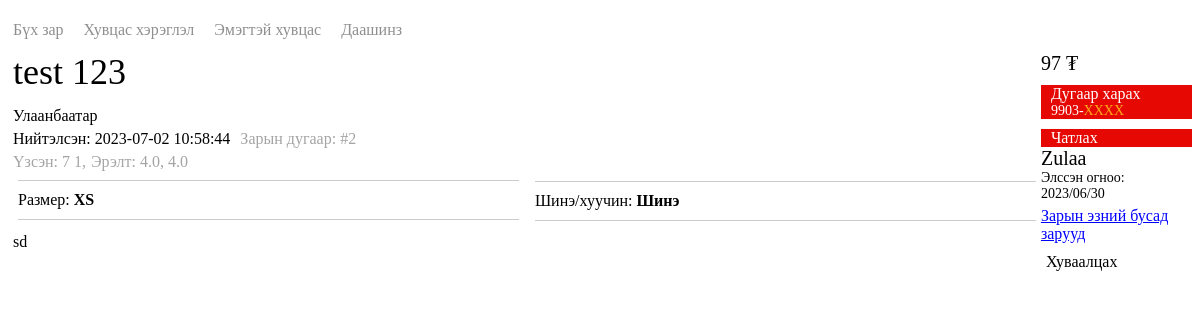
The page /detail.php?id=1 on the database as committed earlier.
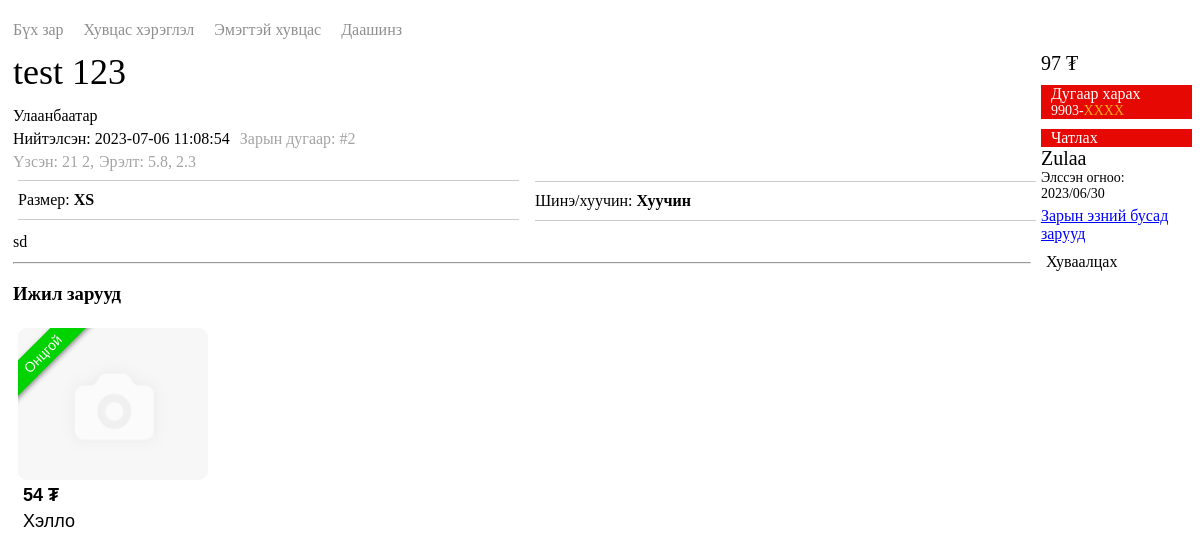
The same page on the database as committed later.
### tables this page shows
CREATE TABLE IF NOT EXISTS `item` (
  `id` int(10) UNSIGNED NOT NULL AUTO_INCREMENT,
  `title` varchar(200) NOT NULL,
  `quality` tinyint(4) DEFAULT NULL COMMENT '0-шинэ, 1-хуучин',
  `address` varchar(200) NOT NULL,
  `price` decimal(22,2) UNSIGNED NOT NULL,
  `youtube` varchar(2048) NOT NULL,
  `video` varchar(200) NOT NULL,
  `extras` text NOT NULL,
  `description` text NOT NULL,
  `city` varchar(200) NOT NULL,
  `name` varchar(128) NOT NULL,
  `phone` varchar(12) NOT NULL,
  `email` varchar(128) NOT NULL,
  `userID` int(10) NOT NULL COMMENT 'user id',
  `category` varchar(200) NOT NULL COMMENT 'ex: c1_12 (category1, row id=12)',
  `item_viewer` int(10) UNSIGNED DEFAULT NULL,
  `phone_viewer` int(10) UNSIGNED DEFAULT NULL,
  `datetime` datetime DEFAULT NULL,
  `expire_days` int(10) NOT NULL,
  `status` tinyint(3) NOT NULL DEFAULT '0' COMMENT '0-regular, 1-special, 2-vip',
  `isactive` tinyint(4) NOT NULL COMMENT '0-inactive, 1-review, 2-archive, 3-dismiss, 4-active',
  `boost` datetime DEFAULT NULL COMMENT 'Facebook boost expire datetime',
  PRIMARY KEY (`id`)
);

CREATE TABLE IF NOT EXISTS `user` (
  `id` int(10) UNSIGNED NOT NULL AUTO_INCREMENT,
  `uid` varchar(255) NOT NULL,
  `name` varchar(128) DEFAULT NULL,
  `image` varchar(200) DEFAULT NULL,
  `email` varchar(128) DEFAULT NULL,
  `phone` varchar(12) NOT NULL,
  `city` varchar(128) DEFAULT NULL,
  `affiliate` varchar(12) DEFAULT NULL,
  `bank_name` varchar(200) DEFAULT NULL,
  `bank_owner` varchar(200) DEFAULT NULL,
  `bank_account` varchar(200) DEFAULT NULL,
  `socialpay` varchar(200) DEFAULT NULL,
  `topup` decimal(10,2) UNSIGNED DEFAULT NULL,
  `role` int(1) DEFAULT NULL COMMENT 'user role as superadmin=4, admin=3, manager=2 and publisher=1 or user=0',
  `status` int(1) DEFAULT NULL COMMENT 'inactive=0, active=1',
  `token` varchar(200) DEFAULT NULL COMMENT 'Firebase Cloud Messaging Token (fcm)',
  `signed` datetime DEFAULT NULL,
  `lastlogged` datetime DEFAULT NULL,
  PRIMARY KEY (`id`),
  UNIQUE KEY `phone` (`phone`)
);

### mysql_misc.php (called while the page is built, shortened)
<?php
include_once "info.php";
function convertPriceToText($price){
	$digits = explode(',', number_format($price));
	switch(count($digits)-1){
		case 0:
			return number_format($price);
	}
}
function fetchRecursiveCategories($category, $conn, $isInit){
	$categories = [];
	if($isInit) $categories[] = $category;
	$splita = explode("_", trim($category,"'"));
	$tableID = intval(substr($splita[0], 1));
	$id = intval($splita[1]);
	$query = "SELECT id FROM category".($tableID+1)." WHERE parent=".$id." AND active=2";
	$result = $conn->query($query);
	if($result){
		while($row = mysqli_fetch_array($result)){
			$categories[] = "'c".($tableID+1)."_".$row["id"]."'";
			$categories = array_merge($categories, fetchRecursiveCategories("'c".($tableID+1)."_".$row["id"]."'", $conn, false));
		}
	}
	return $categories;
}
?>

### info.php (called while the page is built, shortened)
<?php
$path = "user_files";
?>

### detail.php (the view, shortened to what this page needs)
<?php
include "mysql_config.php";
include_once "mysql_misc.php";
include_once "info.php";
?>
<div class="detail">
<?php
if(isset($_GET["id"])){
	$queryFav = isset($_COOKIE["userID"])?"(SELECT IF(COUNT(*)>0, 1, 0) FROM favorite WHERE itemID=item.id AND userID=".$_COOKIE["userID"].") AS isFavorite,":"";
	$query = "SELECT *, ".$queryFav." item.phone AS item_phone FROM item RIGHT JOIN user ON user.id=item.userID WHERE item.id=".$_GET["id"];
	$result = $conn->query($query);
	$row = mysqli_fetch_array($result);
	$splita = explode("_", $row["category"]);
	$tableID = intval(substr($splita[0], 1));
	$id = intval($splita[1]);
	$arrCategories = array();
	for($i=$tableID; $i>=1; $i--){
		$queryCategory = "SELECT * FROM category".$i." WHERE id=".$id;
		$resultCategory = $conn->query($queryCategory);
		$rowCategory = mysqli_fetch_array($resultCategory);
		$arrCategories["text"][] = $rowCategory["title"];
		if($i>1) $id = $rowCategory["parent"];
	}
	$arrCategories["id"] = fetchRecursiveCategories("'".$row["category"]."'", $conn, true);
	$arrCategories["text"] = array_reverse($arrCategories["text"]);
	$joinedCategories = implode(",",$arrCategories["id"]);
	$queryRateList = "SELECT *, (SELECT COUNT(*) FROM item WHERE category IN (".$joinedCategories.")) AS count_category, (SELECT COUNT(*) FROM item) AS count_global, ((item_viewer+phone_viewer)/2) AS average, (((item_viewer+phone_viewer)/2)/(SELECT COUNT(*) FROM item WHERE category IN (".$joinedCategories."))) AS rate_category, (((item_viewer+phone_viewer)/2)/(SELECT COUNT(*) FROM item)) AS rate_global FROM item WHERE category IN (".$joinedCategories.") AND id=".$_GET["id"]." ORDER BY rate_category DESC, rate_global DESC";
	$resultRateList = $conn->query($queryRateList);
	$rowRateList = mysqli_fetch_array($resultRateList);
	?>
	<div class="categories">
		<div class="category">Бүх зар</div> <i class="fas fa-angle-right" style="font-size: 12px" aria-hidden="true"></i>
		<?php
		for($i=0; $i<count($arrCategories["text"]); $i++){
			if($i!=count($arrCategories["text"])-1){
				echo "<div class=\"category\">".$arrCategories["text"][$i]."</div> <i class=\"fas fa-angle-right\" style=\"font-size: 12px\" aria-hidden=\"true\"></i> ";
			}
			else {
				echo "<div class=\"category\">".$arrCategories["text"][$i]."</div>";
			}
		}
		?>
	</div>
	<div class="detailMain">
		<div class="left">
			<div class="title">
				<?php
				echo $row["title"];
						?>
			</div>
			<div><?php echo $row["city"]; ?></div>
			<div class="data1" style="margin-top: 5px; display: flex">
				<div>Нийтэлсэн: <?php echo $row["datetime"]; ?></div>
				<div style="color: #a4a4a4; margin-left: 10px">Зарын дугаар: #<?php echo $row["id"]; ?></div>
			</div>
			<div class="data2" style="margin-top: 5px; display: flex; color: #a4a4a4">
				<div>Үзсэн: <i class="fa-solid fa-eye"></i> <?php echo $row["item_viewer"]; ?> <i class="fa-solid fa-phone"></i> <?php echo $row["phone_viewer"]; ?>,</div>
				<div style="margin-left: 5px">Эрэлт: <i class="fa-solid fa-star"></i> <?php echo number_format($rowRateList["rate_category"],1).", ".number_format($rowRateList["rate_global"],1); ?></div>
			</div>
					<?php
					$message = $row["title"]." (#".$row["id"].")<br/>";
					$message .= convertPriceToText($row["price"])." ₮<br/>";
					$message .= implode(" > ", $arrCategories["text"]);
						?>
			<div class="words">
				<?php
				if($row["extras"]!="" && $row["extras"]!="[]"){
					$words = json_decode(stripslashes(strip_tags(htmlspecialchars_decode(html_entity_decode($row["extras"])))));
					for($i=0; $i<count($words); $i++){
						foreach($words[$i] as $key => $word){
							if($word!=""){
							?>
							<div><?php echo $key.": <b>".$word."</b>"; ?></div>
							<?php
							}
						}
					}
				}
				?>
				<?php
				if($row["quality"]!=null){
				?>
				<div>Шинэ/хуучин: <?php echo "<b>".($row["quality"]==0?"Шинэ":"Хуучин")."</b>"; ?></div>
				<?php
				}
				?>
			</div>
			<div class="description"><?php echo stripslashes(strip_tags(htmlspecialchars_decode(html_entity_decode($row["description"])))); ?></div>
			<?php
			$queryOthers = "SELECT *, ".$queryFav." (SELECT image FROM images WHERE item.id=images.item LIMIT 1) AS image, (SELECT COUNT(*) FROM images WHERE item.id=images.item) AS count_images FROM item WHERE category IN (".$joinedCategories.") AND id NOT IN (".$_GET["id"].") AND isactive=4 ORDER BY datetime DESC LIMIT 12";
			$resultOthers = $conn->query($queryOthers);
			if(mysqli_num_rows($resultOthers)>0){
			?>
			<hr/>
			<h3>Ижил зарууд</h3>
			<?php
			}
			?>
			<div class="list">
			<?php
			while($rowOthers = mysqli_fetch_array($resultOthers)){
				?>
				<div class="item">
					<div class="image">
						<img src="<?php echo $path."/".$rowOthers["image"]; ?>" onerror="this.onerror=null; this.src='notfound.png'" />
					</div>
					<div onClick="javascript:pagenavigation('detail&id=<?php echo $rowOthers["id"]; ?>')">
						<div class="price"><?php echo convertPriceToText($rowOthers["price"]); ?> ₮</div>
						<div class="title"><?php echo $rowOthers["title"]; ?></div>
					</div>
				</div>
				<?php
			}
			?>
			</div>
		</div>
		<div class="right">
			<div class="importantRight">
				<div class="button_yellow price">
					<div><?php echo convertPriceToText($row["price"]); ?> ₮</div>
				</div>
				<div onClick="showPhone()" class="button_yellow phone">
					<div id="phoneHidden" style="margin-left: 10px">
						<div>Дугаар харах</div>
						<div class="hided" style="display: flex; font-family:RobotoRegular; font-size: 14px"><?php echo substr($row["item_phone"],4,4); ?>-<div style="color: #FFA718">XXXX</div></div>
					</div>
				</div>
				<?php
				if(isset($_COOKIE["userID"])){
					?>
					<div onClick="startChat(<?php echo $row["userID"]; ?>,'<?php echo $message; ?>')" class="button_yellow chatlah" style="margin-top: 10px; background: #e60803">
						<i class="fa-solid fa-comments"></i>
						<div style="margin-left: 10px">Чатлах</div>
					</div>
					<?php
				}
				else {
					?>
					<div onClick="pagenavigation('login')" class="button_yellow chatlah" style="margin-top: 10px; background: #e60803">
						<div style="margin-left: 10px">Чатлах</div>
					</div>
					<?php
				}
				?>
				<div class="owner" style="margin-bottom: 10px">
					<div class="name"><?php echo $row["name"]; ?></div>
					<div class="datetime" style="font-size: 14px"><?php echo $row["signed"]!=""?"Элссэн огноо:<br/>".date_format(date_create($row["signed"]),"Y/m/d"):""; ?></div>
					<div onClick="showOtherItems(<?php echo $row["userID"]; ?>)" class="other_items">Зарын эзний бусад зарууд</div>
				</div>
				<div onClick="showShareBottomSheet()" class="button_yellow" style="margin-bottom: 10px; width: 100px">
					<div class="removable" style="margin-left: 5px">Хуваалцах</div>
				</div>
			</div>
		</div>
	</div>
	<?php
}
?>
</div>

### detail.php (style rules this page uses)
.detail { float: left; width: 100%; margin-top: 10px; margin-bottom: 10px; margin-left: 5px; margin-right: 5px; font-family: RobotoRegular; }
.detail .categories { color: #8f8f8f; font-size: 16px; line-height: 1.5; display: flex; align-items: center; cursor: pointer; margin-bottom: 10px; }
.detail .categories .category { margin-left: 10px; margin-right: 10px; }
.detail .categories .category:first-child { margin-left: 0px; }
.detail .title { font-family: RobotoBold; font-size: 36px; line-height: 40px; word-wrap: break-word; color: #000; margin-bottom: 15px; }
.button_yellow.price { font-family: RobotoBold; font-size: 20px; }
.button_yellow.phone { font-family: RobotoBold; font-size: 16px; color: white; margin-top: 10px; background: #e60803; }
.button_yellow.chatlah { font-family: RobotoBold; font-size: 16px; color: white; margin-top: 10px; background: #e60803; }
.owner .name { font-size: 20px; font-family: RobotoRegular; }
.owner .other_items { margin-top: 5px; font-size: 16px; text-decoration: underline; color: blue; cursor: pointer; }
.importantRight { max-width: 180px; position: sticky; top: 20px; }
.detailMain { display: flex; }
.detailMain .left { width: 100%; }
.detailMain .left .title { align-items: center; display: flex; }
.detailMain .left .words { margin-top: 10px; display: inline-block; font-size: 16px; font-family: RobotoRegular; column-count: 2; width: 100%; }
.detailMain .left .words div { margin-left: 5px; margin-right: 5px; margin-top: -1px; padding: 10px 0; border-top: 1px solid #ccc; border-bottom: 1px solid #ccc; break-inside: avoid; width: 100%; }
.detailMain .left .description { margin-top: 10px; margin-bottom: 10px; font-size: 16px; line-height: 21px; }
.detailMain .right { margin-left: 10px; margin-right: 5px; }
.detailMain .left .list .item { margin-left: 5px; margin-right: 5px; margin-top: 5px; margin-bottom: 10px; cursor: pointer; display: inline-block; vertical-align: top; }
.detailMain .left .list .item .image { width: 100%; height: 152px; background: #f3f3f3; border-radius: 10px; position: relative; }
.detailMain .left .list .item .image img { width: 100%; height: 100%; object-fit: cover; border-radius: 10px; }
@media screen and (min-width: 541px) { .detailMain .left .list .item { width: 190px; } }
.detailMain .left .list .item .price { font: bold 18px Arial; margin-top: 5px; padding-left: 5px; padding-right: 5px; }
.detailMain .left .list .item .title { font: normal 18px Arial; margin-top: 5px; padding-left: 5px; padding-right: 5px; padding-bottom: 3px !important; overflow: hidden; display: -webkit-box; -webkit-line-clamp: 3; line-clamp: 3; -webkit-box-orient: vertical; }

Rows that differ between the two databases and show on the page:
changed item "XS": datetime "2023-07-02 10:58:44" → "2023-07-06 11:08:54"; item_viewer "7" → "21"; phone_viewer "1" → "2"
added item: price "54", title "Хэлло", shown under "Ижил зарууд"
Other text that changed with them:
$rowRateList["rate_category"]: "4.0" → "5.8"
$rowRateList["rate_global"]: "4.0" → "2.3"
text no longer shown: "Шинэ"
text now shown: "Хуучин Ижил зарууд"
